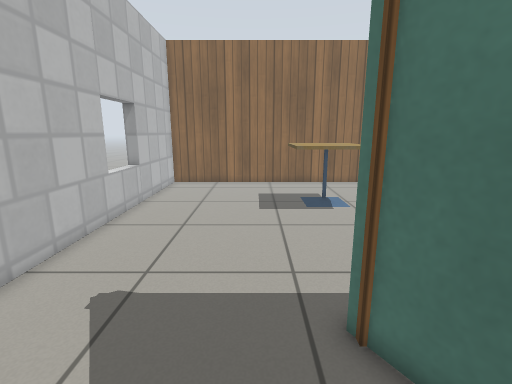
view 1 (above)

21 first-person views from a walk through a robot-simulator world made for Gazebo. The camera is 0.93 m above the floor, tilts 12° down and sees 85° across. The floor is counted in squares, 0.25 m on a side. Each view is taken from the middle of a square. On the plan, view 1 faces up. The plan holds only what a view shows up to about 20 squares ahead; the rest is blank. The place goes on beyond the plan. Simple patterns stand in for the simulator's built-in surfaces. Some stock models are drawn as simple stand-ins. Some surface patterns are stand-ins.

view 2
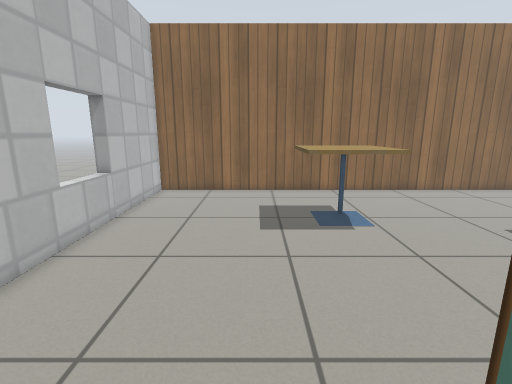

view 3
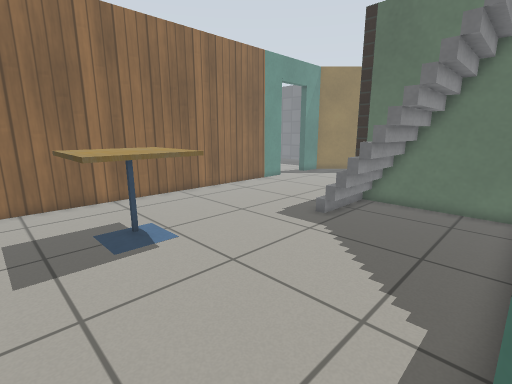

view 4
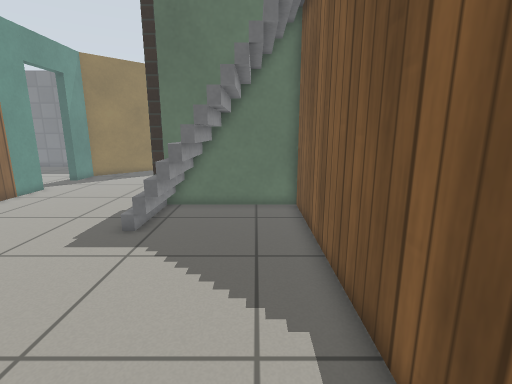

view 5
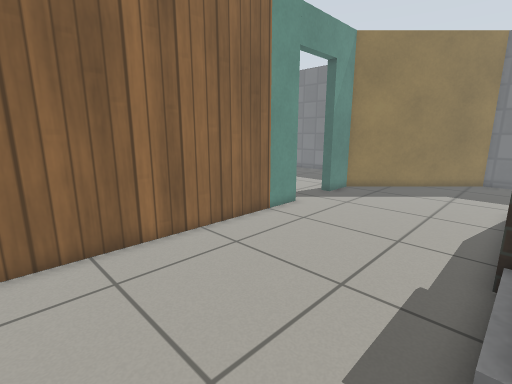

view 6
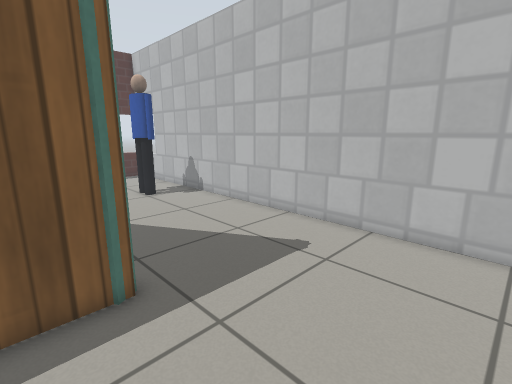

view 7
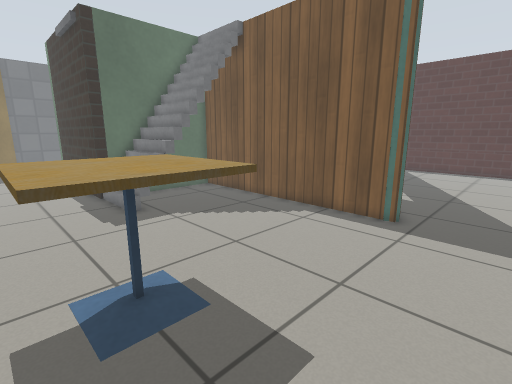

view 8
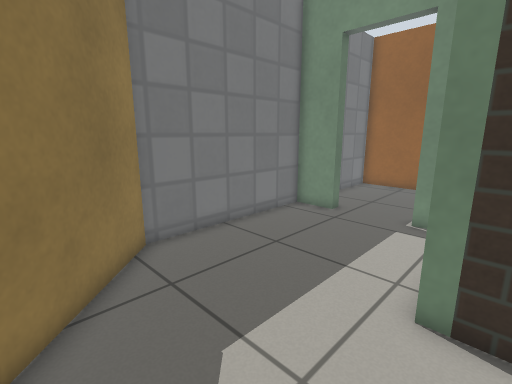

view 9
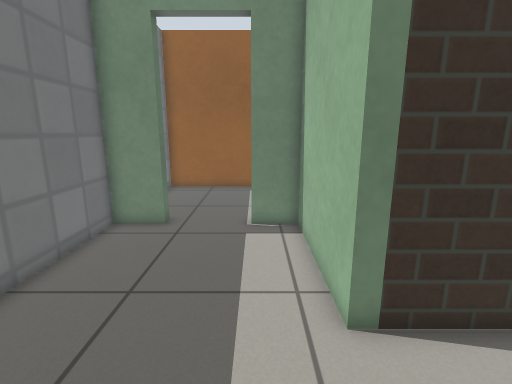

view 10
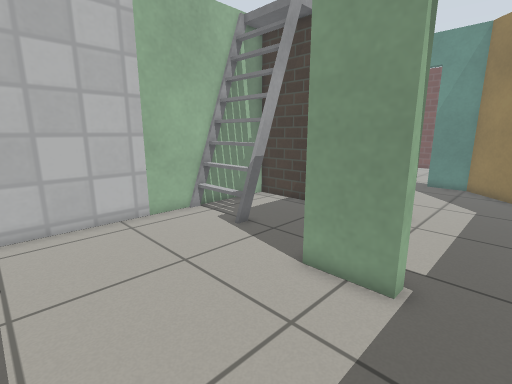

view 11
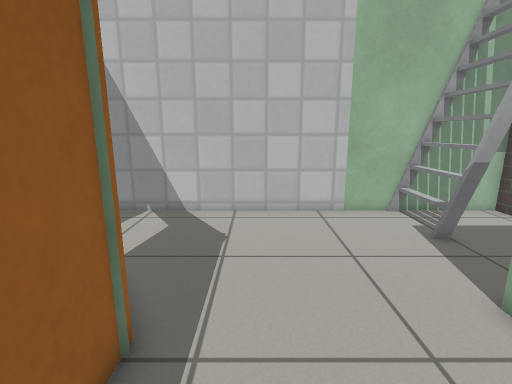

view 12
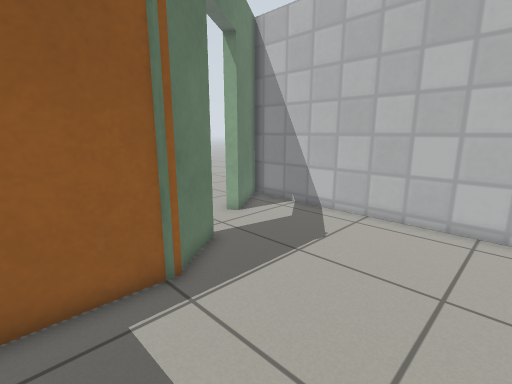

view 13
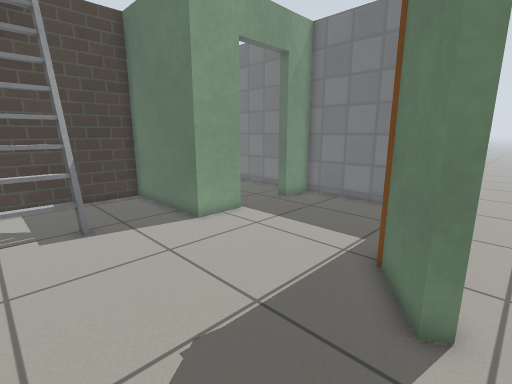

view 14
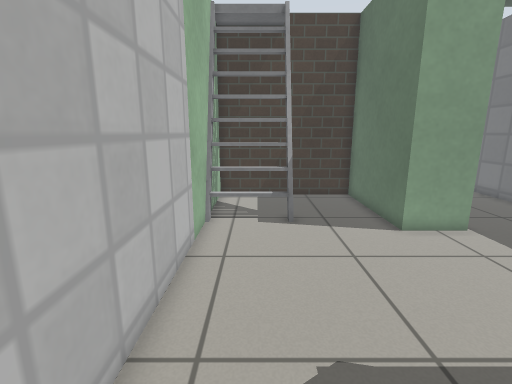

view 15
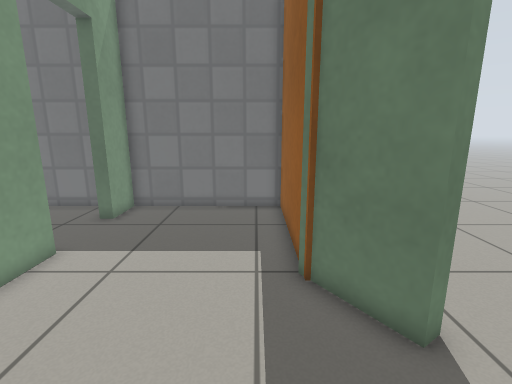

view 16
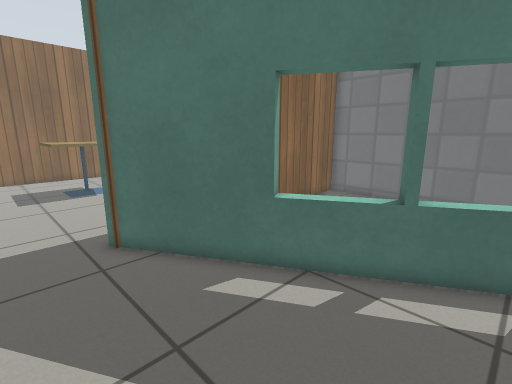

view 17
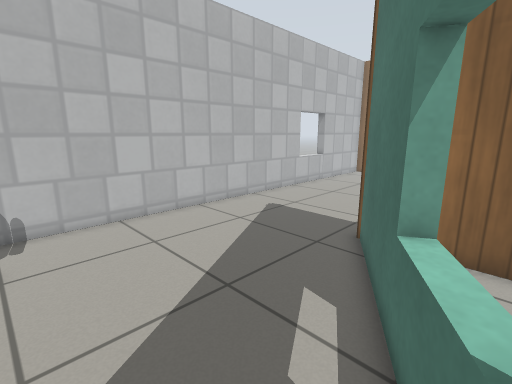

view 18
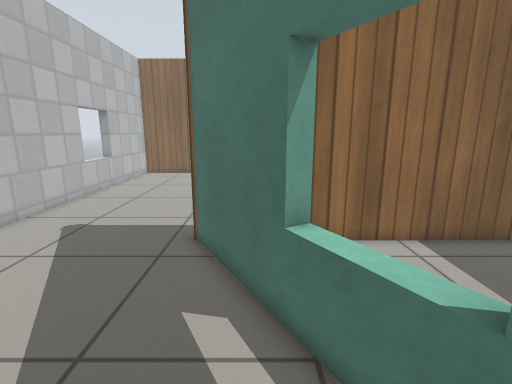

view 19
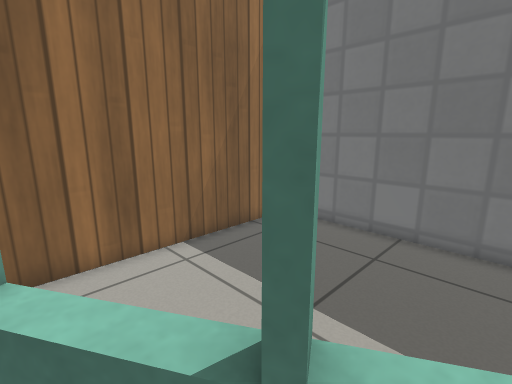

view 20
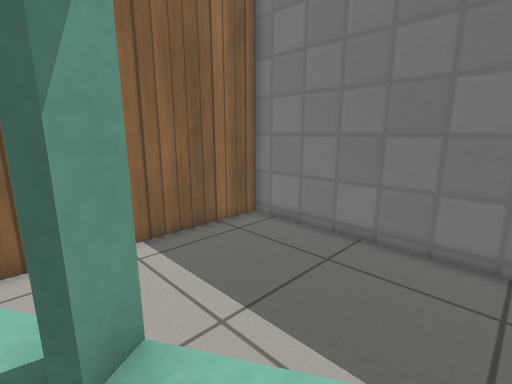

view 21
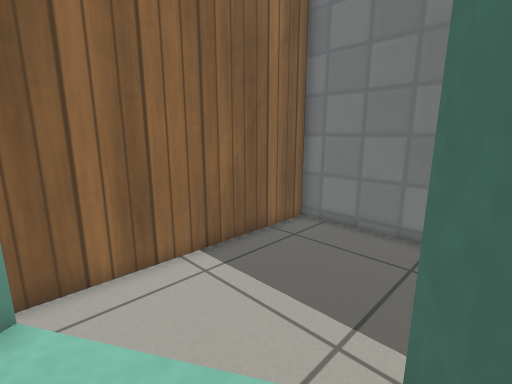

### Floor plan
Points are (right, up) in squares from view 1. A wall is a line through its corners. A room is listed if a view was taken in it or the views show most of it. See-through windows are left out.
Room 1 (views 1, 2, 3, 4, 5, 6, 7, 8, 9, 16, 17, 18, 19, 20, 21)
walls: (15.2, 4.9) (15.2, 12.3) (24.2, 12.3) (24.2, 5.9) (26.2, 5.9); (1.8, 4.9) (11.5, 4.9); (19.4, 21.1) (-6.2, 21.1) (-6.2, -5.5); (7.4, -5.1) (1.8, 4.5) (1.8, 4.8) (2.3, 5); (29.8, 5.9) (31.9, 5.9) (31.9, 14.3) (25.1, 21.1) (22.9, 21.1)
ways out: open door at (28, 5.5) to room 2; open door at (21, 21.5)
objects: person (-4, -5) to (-3, -5); cafe table (2, 13) to (5, 17); stairs (12, 5) to (14, 5)
Room 2 (views 10, 11, 12, 13, 14, 15)
walls: (26.2, 5.3) (23.7, 5.3) (23.7, 11.7) (15.8, 11.7) (15.8, -5.5); (24.5, -2.3) (31.9, -2.3) (31.9, 5.3) (29.8, 5.3); (22.2, -4) (25, -2.1)
ways out: open door at (28, 5.5) to room 1; open door at (21.7, -4.7)
objects: ladder (17, 7) to (20, 9)

Positions as (right, up) in squares from view 1, and headings:
1: (0, 0), facing up
2: (0, 3), facing up
3: (0, 5), facing up-right
4: (1, 7), facing right
5: (7, 12), facing up-right
6: (4, 11), facing down-left
7: (-2, 17), facing down-right
8: (23, 18), facing down-right
9: (26, 17), facing down
10: (28, -1), facing up-left
11: (29, 0), facing left
12: (28, 4), facing down-left
13: (17, -5), facing up-right
14: (18, -5), facing up
15: (18, -1), facing right
16: (-1, -5), facing up-right
17: (6, -5), facing up-left
18: (4, -5), facing up
19: (5, -4), facing up-right
20: (6, -5), facing up-right
21: (5, -3), facing up-right
